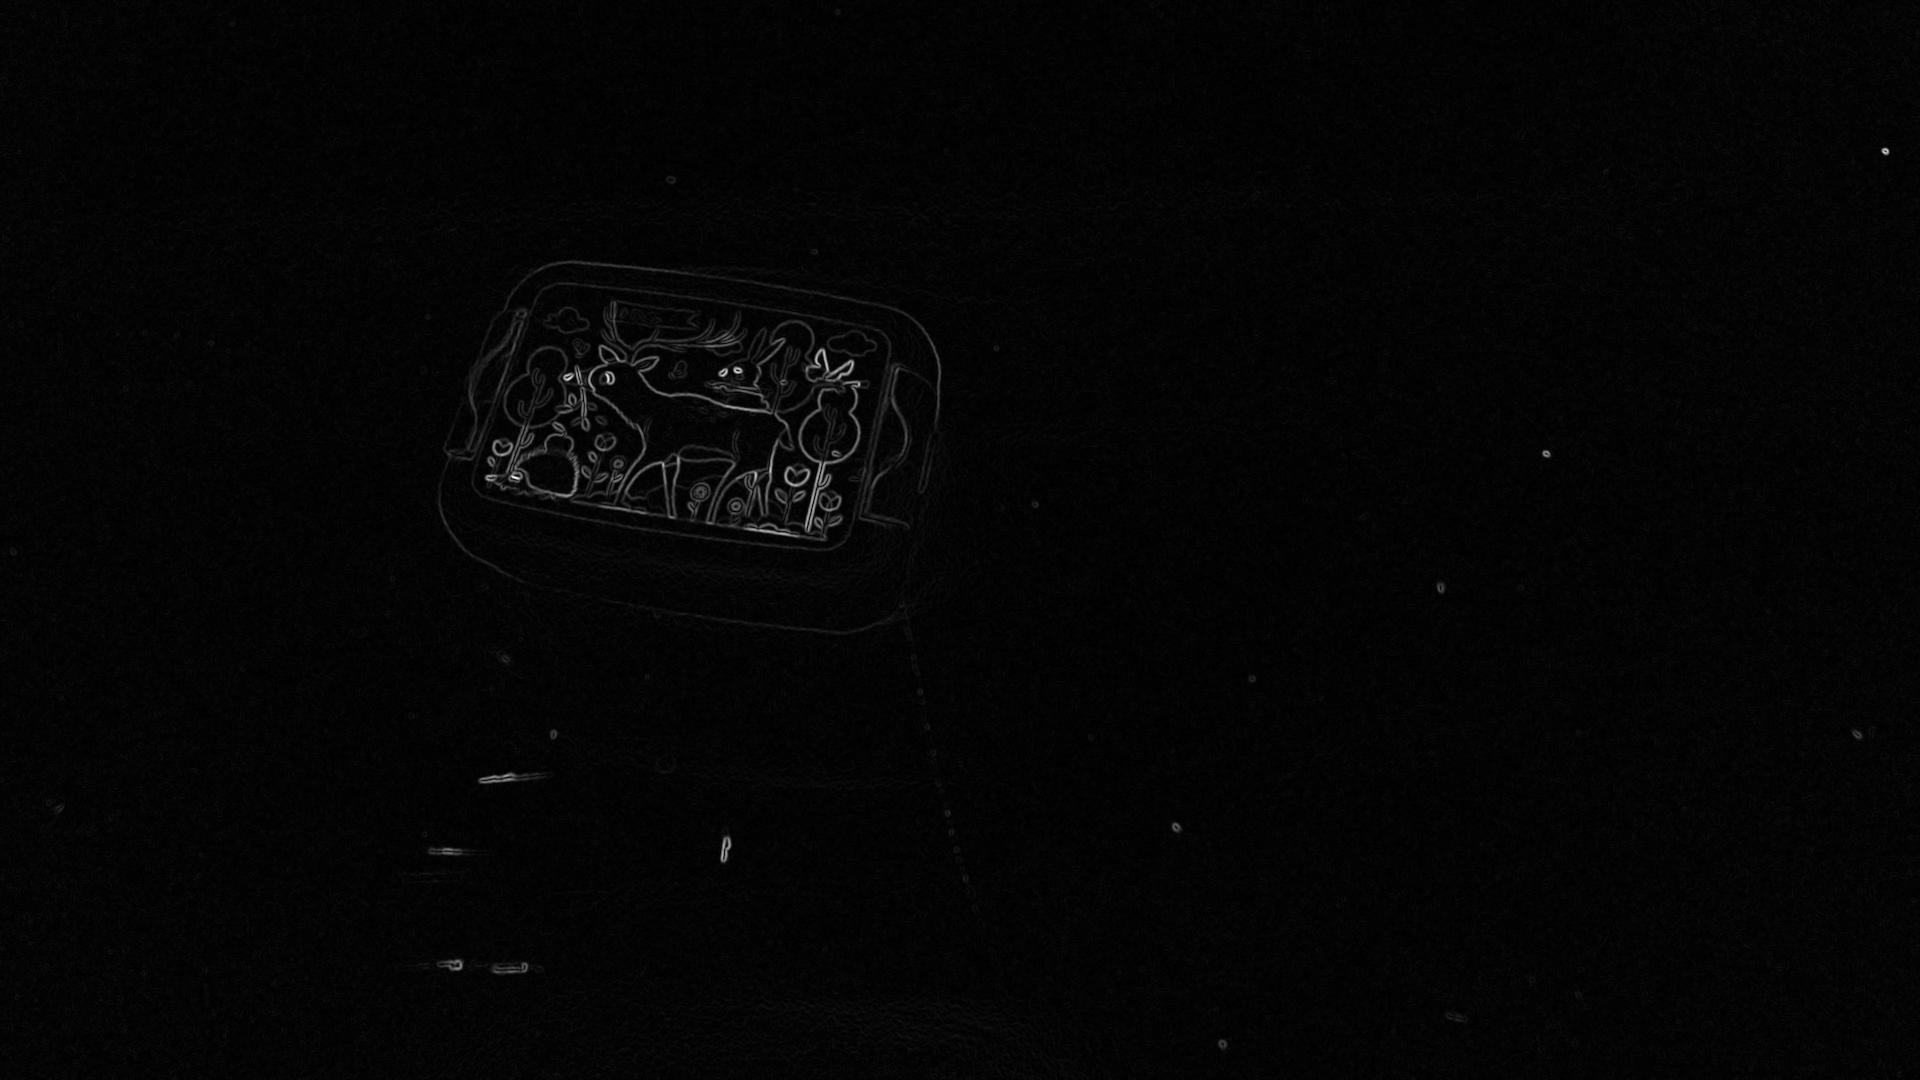

This figure's Python source:
import scipy
import pip
import PIL
import matplotlib
import skimage
import numpy as np
from PIL import Image
import matplotlib.pyplot as plt
import time
import matplotlib.patches
import random
import copy
import itertools

from scipy.ndimage import gaussian_filter
from scipy import signal
from skimage import data, io
from skimage import img_as_float
from skimage.morphology import reconstruction
from skimage.color import rgb2gray
from scipy.signal import find_peaks
from skimage.exposure import histogram
import math
from statistics import mean

import numpy as np
from PIL import Image
import matplotlib.pyplot as plt
# Open the image

img = np.array(Image.open('foto_rechthoeken.png'))#.astype(np.uint8)
print(img)



# Apply gray scale
#New grayscale image = ( (0.3 * R) + (0.59 * G) + (0.11 * B) ).
gray_img = (0.3 * img[:, :, 0] + 0.59 * img[:, :, 1] + 0.11 * img[:, :, 2])#.astype(np.uint8)
print(gray_img)

#[dimensie1,dimensie2,dimensie3]

# Sobel Operator
h, w = gray_img.shape
# define filters
horizontal = np.array([[-1, 0, 1], [-2, 0, 2], [-1, 0, 1]])  # s2
vertical = np.array([[-1, -2, -1], [0, 0, 0], [1, 2, 1]])  # s1

# define images with 0s
newhorizontalImage = np.zeros((h, w))
newverticalImage = np.zeros((h, w))
newgradientImage = np.zeros((h, w))

# offset by 1
for i in range(1, h - 1):
    for j in range(1, w - 1):
        horizontalGrad = (horizontal[0, 0] * gray_img[i - 1, j - 1]) + \
                         (horizontal[0, 1] * gray_img[i - 1, j]) + \
                         (horizontal[0, 2] * gray_img[i - 1, j + 1]) + \
                         (horizontal[1, 0] * gray_img[i, j - 1]) + \
                         (horizontal[1, 1] * gray_img[i, j]) + \
                         (horizontal[1, 2] * gray_img[i, j + 1]) + \
                         (horizontal[2, 0] * gray_img[i + 1, j - 1]) + \
                         (horizontal[2, 1] * gray_img[i + 1, j]) + \
                         (horizontal[2, 2] * gray_img[i + 1, j + 1])

        newhorizontalImage[i - 1, j - 1] = abs(horizontalGrad)

        verticalGrad = (vertical[0, 0] * gray_img[i - 1, j - 1]) + \
                       (vertical[0, 1] * gray_img[i - 1, j]) + \
                       (vertical[0, 2] * gray_img[i - 1, j + 1]) + \
                       (vertical[1, 0] * gray_img[i, j - 1]) + \
                       (vertical[1, 1] * gray_img[i, j]) + \
                       (vertical[1, 2] * gray_img[i, j + 1]) + \
                       (vertical[2, 0] * gray_img[i + 1, j - 1]) + \
                       (vertical[2, 1] * gray_img[i + 1, j]) + \
                       (vertical[2, 2] * gray_img[i + 1, j + 1])

        newverticalImage[i - 1, j - 1] = abs(verticalGrad)

        # Edge Magnitude
        mag = np.sqrt(pow(horizontalGrad, 2.0) + pow(verticalGrad, 2.0))
        newgradientImage[i - 1, j - 1] = mag

plt.figure()
plt.title('nieuwe foto.png')
plt.imsave('Sobel_foto.png', newgradientImage, cmap='gray', format='png')
plt.imshow(newgradientImage, cmap='gray')
plt.show()

gem_kleur_vab_pixel
image = np.array(Image.open('Sobel_foto.png'))#.astype(np.uint8)
for eachRow in image:
    for eachPix in eachRow:
        avgColor = mean(eachPix[:3])  # eerste 3 getallen vd array die de kleur geven
        gem_kleur_van_pixel.append(avgColor)
from Hysterisis import hyst
hyst(image,0.2, 0.5)

plt.figure()
plt.title('Sobel_met_Hyst.png')
plt.imsave('Sobel_met_Hystfoto.png', newgradientImage, cmap='gray', format='png')
plt.imshow(newgradientImage, cmap='gray')
plt.show()